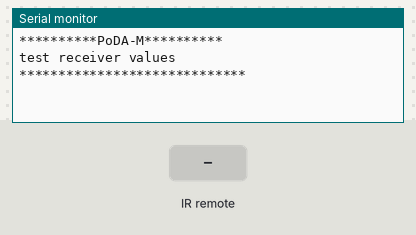
Simulated run of this sketch. Board: Arduino Uno, built with avr-gcc and run on an emulated ATmega328P. On the bench: the last lines printed to the serial monitor. The test bench sets the inputs (shaded band).

Above: at 1.2 s.
1.3 s: infrared code 0x511DBB received
At 2.5 s:
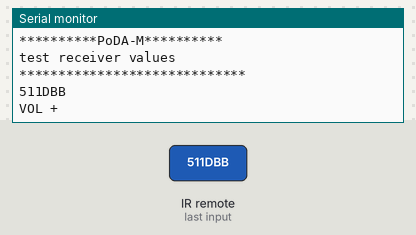
2.8 s: infrared code 0xF076C13B received
At 4.0 s:
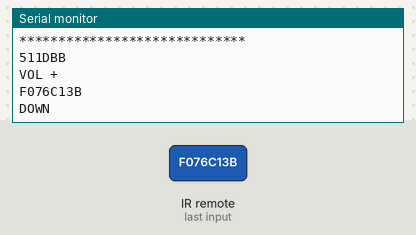
4.3 s: infrared code 0x5E19BBC7 received
At 5.1 s:
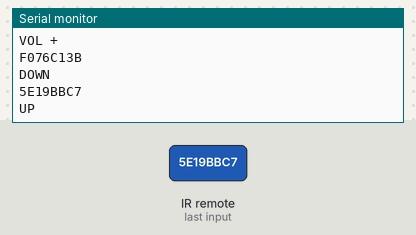
5.8 s: infrared code 0xFA19A1C1 received
At 6.3 s:
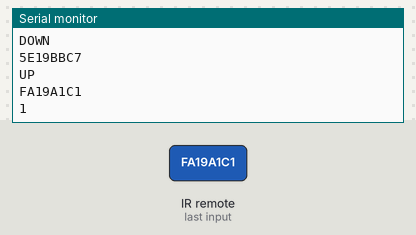
7.3 s: infrared code 0x6182021B received
At 8.6 s:
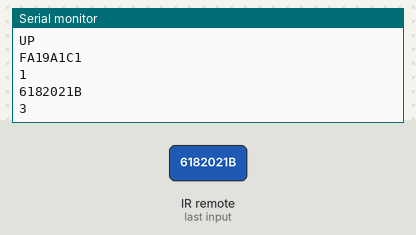

The sketch:

Test_receiver_values.ino
```cpp
#include "IRremote.h"
#include <math.h>    // (no semicolon)

int receiver = 12; // Signal Pin of IR receiver to Arduino Digital Pin 6

IRrecv irrecv(receiver);    // create instance of 'irrecv'
decode_results results;     // create instance of 'decode_results'

void setup()
{
  irrecv.enableIRIn(); // Start the receiver
  Serial.begin(9600);
  Serial.print("**********PoDA-M**********");
  Serial.print('\n');
  Serial.print('\n');
  Serial.print("test receiver values");
  Serial.print('\n');
  Serial.print('\n');
  Serial.print("*****************************");
  Serial.print('\n');
}

void loop()
{
if (irrecv.decode(&results)) // have we received an IR signal?
  {
    Serial.print(results.value,HEX);
    Serial.print('\n');
    switch(results.value)
    {
      case 0x511DBB:
          Serial.print("VOL +");
          Serial.print('\n');

          break;

          case 0xF076C13B:
          Serial.print("DOWN");
          Serial.print('\n');

          break;

      case 0x5E19BBC7:
          Serial.print("UP");
          Serial.print('\n');

          break;

      case 0xFA19A1C1:
          Serial.print("1");
          Serial.print('\n');

          break;

      case 0x6182021B:
          Serial.print("3");
          Serial.print('\n');

          break;

    }
    irrecv.resume(); // receive the next value
  }
}
```

Measured:
- after the input at 1.3 s, the serial monitor: prints a new line at once (image 1)
- after the input at 2.8 s, the serial monitor: prints a new line at once (image 2)
- after the input at 4.3 s, the serial monitor: prints a new line at once (image 3)
- after the input at 5.8 s, the serial monitor: prints a new line at once (image 4)
- after the input at 7.3 s, the serial monitor: prints a new line at once (image 5)
